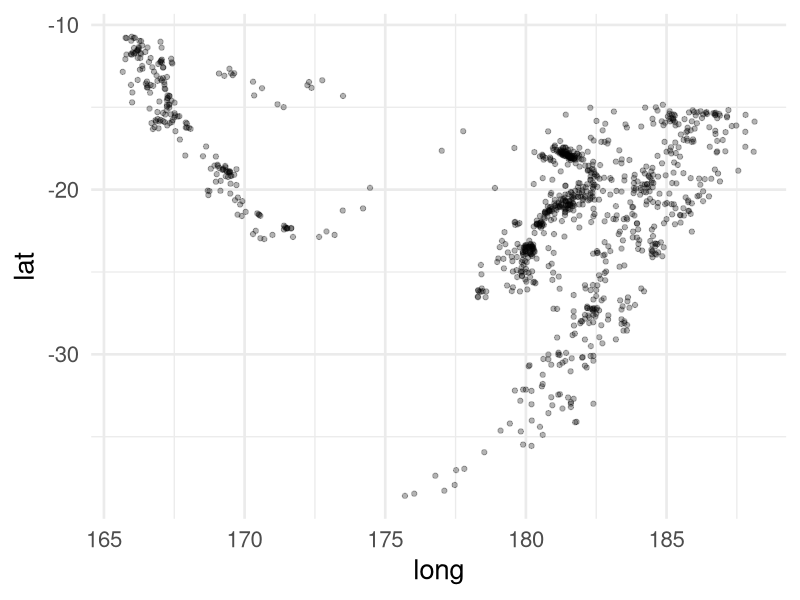

R code for this plot:
## ---- chunk 1
#| echo: false

library(tidyverse)
theme_set(theme_minimal(base_size=20))
## ---- chunk 2
ggplot(quakes) +
  aes(x=long, y=lat) +
  geom_point(alpha=0.3)
## ---- chunk 3
